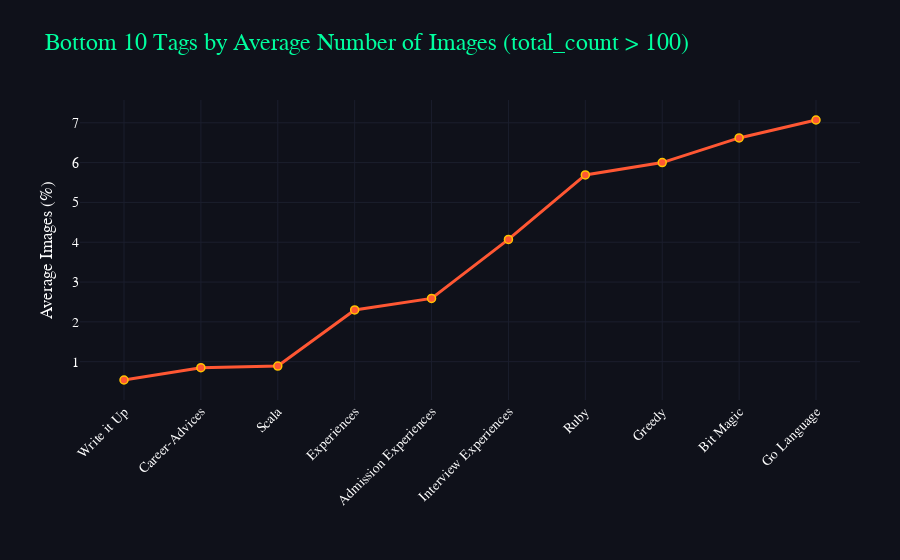

This figure's notebook cell:
### Markdown cell above
## 1.7) Are some categories predominently text-only across the dataset?

### Code cell
# @title
import pandas as pd
import plotly.graph_objects as go

# Step 1: Aggregate data by tag
df_ = df.groupby('clean_tags')['no_of_images'].agg(
    avg_images='mean',
    total_count='count'
).reset_index()

# Filter tags with total_count > 100 and take bottom 10 by avg_images
df_filtered = df_[df_['total_count'] > 100].sort_values(by='avg_images', ascending=True).head(10)

# Convert avg_images to percentage
df_filtered['avg_images_pct'] = (df_filtered['avg_images'] * 100).round(2)

# Step 2: Futuristic theme colors
line_color = '#FF5733'  # Use a different neon color for distinction
bg_color = '#0F111A'
grid_color = '#1B1E2D'
font_color = '#FFFFFF'

# Step 3: Create line chart
fig = go.Figure()

fig.add_trace(
    go.Scatter(
        x=df_filtered['clean_tags'],
        y=df_filtered['avg_images_pct'],
        mode='lines+markers',
        marker=dict(color=line_color, size=8, line=dict(color='#FFC300', width=1.5)),
        line=dict(color=line_color, width=3),
        hovertemplate=(
            '<b>%{x}</b><br>'
            'Avg Images: %{y:.2f}%<br>'
            'Total Count: %{customdata}<extra></extra>'
        ),
        customdata=df_filtered['total_count']
    )
)

# Step 4: Update layout for futuristic dark theme
fig.update_layout(
    title='Bottom 10 Tags by Average Number of Images (total_count > 100)',
    title_font=dict(family='Courier New, monospace', size=24, color='#00FF9F'),
    plot_bgcolor=bg_color,
    paper_bgcolor=bg_color,
    font=dict(family='Courier New, monospace', size=14, color=font_color),
    xaxis=dict(tickangle=-45, showgrid=True, gridcolor=grid_color, zeroline=False),
    yaxis=dict(title='Average Images (%)', showgrid=True, gridcolor=grid_color, zeroline=False),
    margin=dict(l=80, r=40, t=100, b=160),
    hoverlabel=dict(bgcolor='#1B1E2D', font_size=12, font_family='Courier New, monospace')
)

fig.show()

### Figure 1 — Plotly figure (JSON) as saved in the notebook; plotly's stock layout.template omitted (floating-point values rounded to 4 significant figures)
{"data": [{"customdata": [367, 826, 1579, 783, 425, 14100, 1143, 800, 604, 608], "hovertemplate": "<b>%{x}</b><br>Avg Images: %{y:.2f}%<br>Total Count: %{customdata}<extra></extra>", "line": {"color": "#FF5733", "width": 3}, "marker": {"color": "#FF5733", "line": {"color": "#FFC300", "width": 1.5}, "size": 8}, "mode": "lines+markers", "type": "scatter", "x": ["Write it Up", "Career-Advices", "Scala", "Experiences", "Admission Experiences", "Interview Experiences", "Ruby", "Greedy", "Bit Magic", "Go Language"], "y": [0.54, 0.85, 0.89, 2.3, 2.59, 4.07, 5.69, 6.0, 6.62, 7.07]}], "layout": {"font": {"color": "#FFFFFF", "family": "Courier New, monospace", "size": 14}, "hoverlabel": {"bgcolor": "#1B1E2D", "font": {"family": "Courier New, monospace", "size": 12}}, "margin": {"b": 160, "l": 80, "r": 40, "t": 100}, "paper_bgcolor": "#0F111A", "plot_bgcolor": "#0F111A", "title": {"font": {"color": "#00FF9F", "family": "Courier New, monospace", "size": 24}, "text": "Bottom 10 Tags by Average Number of Images (total_count > 100)"}, "xaxis": {"gridcolor": "#1B1E2D", "showgrid": true, "tickangle": -45, "zeroline": false}, "yaxis": {"gridcolor": "#1B1E2D", "showgrid": true, "title": {"text": "Average Images (%)"}, "zeroline": false}}}
